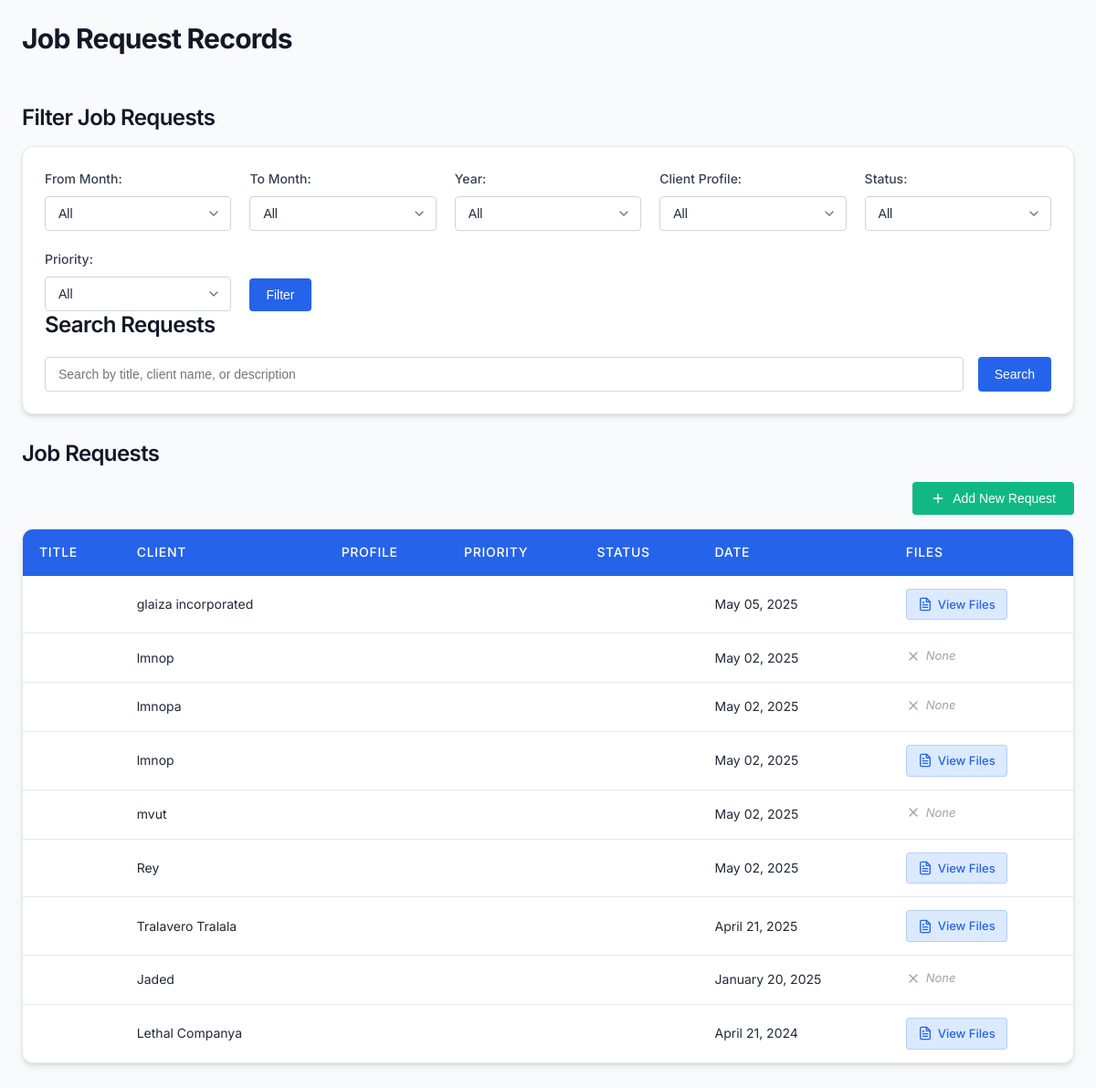
The page /Job_Request/request.php on the database its author committed.
### tables this page shows
CREATE TABLE `job_requests` (
  `id` int(11) NOT NULL,
  `personal_name` varchar(255) NOT NULL,
  `request_date` date NOT NULL,
  `client_name` varchar(100) NOT NULL,
  `address` varchar(255) NOT NULL,
  `gender` varchar(50) NOT NULL,
  `gender_optional` varchar(255) DEFAULT NULL,
  `age` int(11) NOT NULL,
  `designation` varchar(50) NOT NULL,
  `designation_other` varchar(255) DEFAULT NULL,
  `company` varchar(255) NOT NULL,
  `service_requested` text NOT NULL,
  `contact_number` varchar(20) NOT NULL,
  `equipment` text DEFAULT NULL,
  `hand_tools_other` varchar(255) DEFAULT NULL,
  `equipment_other` varchar(255) DEFAULT NULL,
  `consultation_mode` varchar(50) DEFAULT NULL,
  `consultation_schedule` varchar(255) DEFAULT NULL,
  `equipment_schedule` datetime DEFAULT NULL,
  `work_description` text NOT NULL,
  `personnel_name` varchar(255) DEFAULT NULL,
  `personnel_date` date DEFAULT NULL,
  `reference_file` varchar(255) DEFAULT NULL,
  `created_at` timestamp NOT NULL DEFAULT current_timestamp(),
  `updated_at` timestamp NOT NULL DEFAULT current_timestamp() ON UPDATE current_timestamp()
);

### Job_Request/request.php (the view, shortened to what this page needs)
<?php
$conn = new mysqli('localhost', 'root', '', 'fablab_db');
$sql = "SELECT * FROM job_requests ORDER BY request_date DESC";
$result = $conn->query($sql);
$jobRequests = [];
if ($result->num_rows > 0) {
    while ($row = $result->fetch_assoc()) {
        $jobRequests[] = $row;
    }
}
?>
<!DOCTYPE html>
<html lang="en">
<head>
</head>
<body>
    <div class="container">
        <h1>Job Request Records</h1>
        <h2>Filter Job Requests</h2>
        <div class="filter-section">
            <form method="GET" class="filter-grid">
                <div>
                    <label>From Month:</label>
                    <select name="from_month">
                        <option value="">All</option>
                    </select>
                </div>
                <div>
                    <label>To Month:</label>
                    <select name="to_month">
                        <option value="">All</option>
                    </select>
                </div>
                <div>
                    <label>Year:</label>
                    <select name="year">
                        <option value="">All</option>
                    </select>
                </div>
                <div>
                    <label>Client Profile:</label>
                    <select name="client_profile">
                        <option value="">All</option>
                    </select>
                </div>
                <div>
                    <label>Status:</label>
                    <select name="status">
                        <option value="">All</option>
                    </select>
                </div>
                <div>
                    <label>Priority:</label>
                    <select name="priority">
                        <option value="">All</option>
                    </select>
                </div>
                <div>
                    <button type="submit">Filter</button>
                </div>
            </form>
            <h2>Search Requests</h2>
            <form method="GET" class="search-form">
                <input type="text" name="search_term" placeholder="Search by title, client name, or description" style="flex-grow: 1;">
                <button type="submit">Search</button>
            </form>
        </div>
        <h2>Job Requests</h2>
        <button id="openFormBtn" style="margin-bottom: 15px; float: right;">Add New Request</button>
        <table>
            <thead>
                <tr>
                    <th>Title</th>
                    <th>Client</th>
                    <th>Profile</th>
                    <th>Priority</th>
                    <th>Status</th>
                    <th>Date</th>
                    <th>Files</th>
                </tr>
            </thead>
            <tbody>
            <?php
                foreach ($jobRequests as $request) {
                    $requestDate = date("F d, Y", strtotime($request['request_date']));
                    $priorityClass = strtolower($request['priority']);
                    $statusClass = strtolower(str_replace(' ', '-', $request['status']));
                    echo "<tr data-id='{$request['id']}'>";
                    echo "<td>{$request['request_title']}</td>";
                    echo "<td>{$request['client_name']}</td>";
                    echo "<td>{$request['client_profile']}</td>";
                    echo "<td><span class='priority-badge priority-{$priorityClass}'>{$request['priority']}</span></td>";
                    echo "<td><span class='status-badge status-{$statusClass}'>{$request['status']}</span></td>";
                    echo "<td>{$requestDate}</td>";
                    echo "<td>";
                    if (!empty($request['reference_file'])) {
                        echo "<a href='requests/{$request['reference_file']}' class='file-link' target='_blank'>View Files</a>";
                    } else {
                        echo "<span class='no-file'>None</span>";
                    }
                    echo "</td>";
                    echo "</tr>";
                }
?>
            </tbody>
        </table>
    </div>
</body>
</html>

### rows shown on the page
job_requests: client_name "glaiza incorporated", request_date "May 05, 2025"
job_requests: client_name "lmnop", request_date "May 02, 2025", reference_file "None"
job_requests: client_name "lmnopa", request_date "May 02, 2025", reference_file "None"
job_requests: client_name "lmnop", request_date "May 02, 2025"
job_requests: client_name "mvut", request_date "May 02, 2025", reference_file "None"
job_requests: client_name "Rey", request_date "May 02, 2025"
job_requests: client_name "Tralavero Tralala", request_date "April 21, 2025"
job_requests: client_name "Jaded", request_date "January 20, 2025", shows "None"
job_requests: client_name "Lethal Companya", request_date "April 21, 2024"
